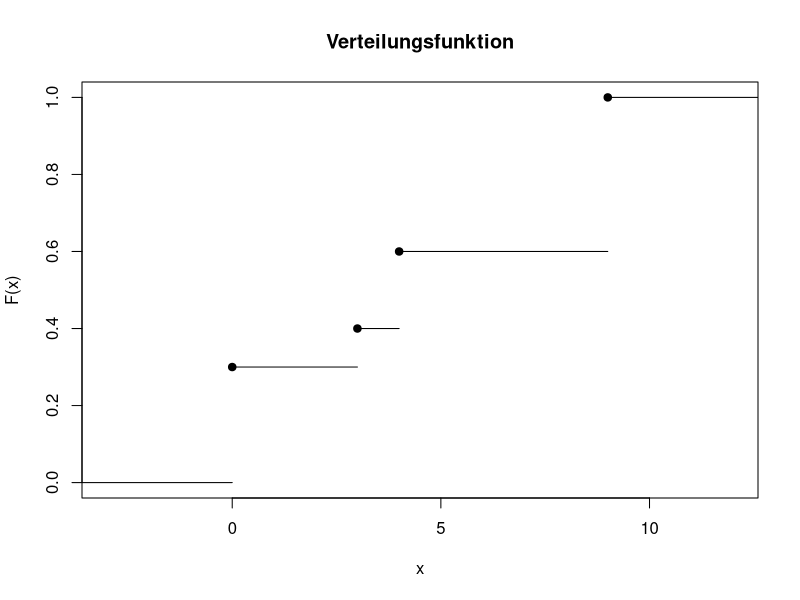

Generate this figure with R:
## ---- chunk 1
x <- c(0,3,4,9)
y <- c(0,0.3,0.4,0.6,1)
plot(stepfun(x,y),
     verticals=FALSE, 
     pch=19,
     xlab="x",
     ylab="F(x)",
     main="Verteilungsfunktion")
